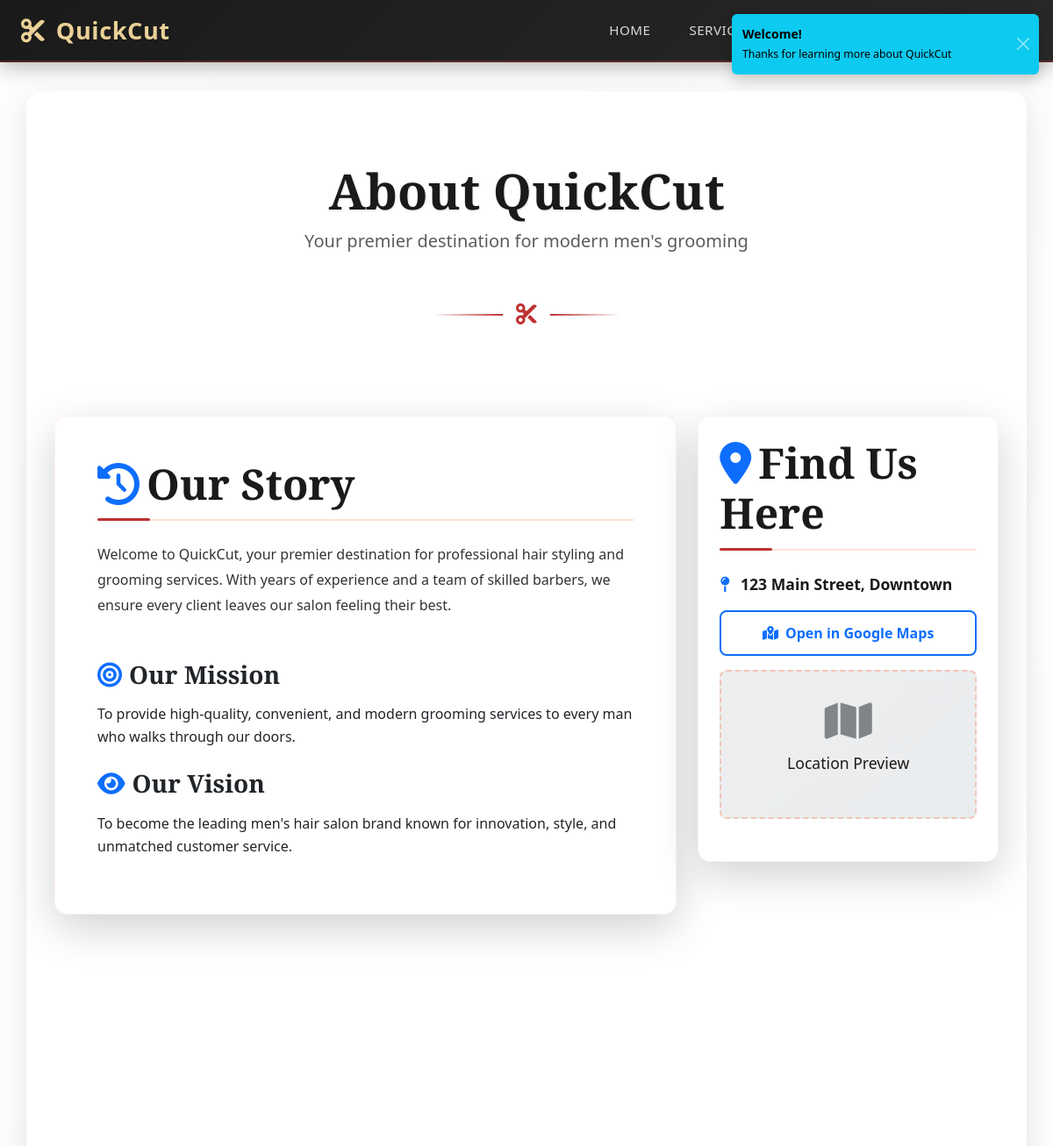
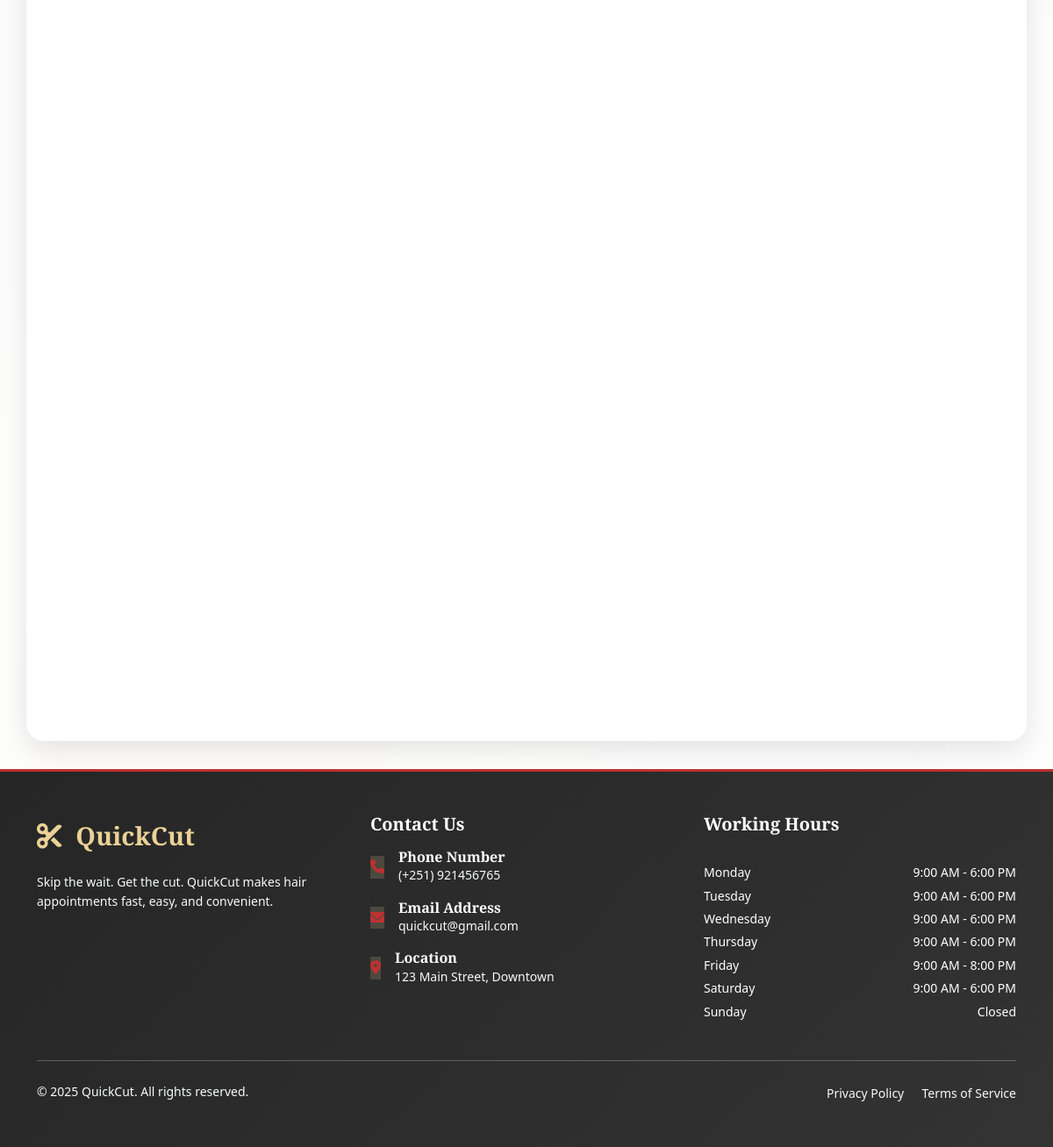
The page /aboutus.php on the database its author committed (2 pictures, top to bottom).
### tables this page shows
CREATE TABLE `salon_settings` (
  `id` INT AUTO_INCREMENT PRIMARY KEY COMMENT 'Unique settings identifier',
  `salon_name` VARCHAR(255) NOT NULL COMMENT 'Name of the salon',
  `tagline` VARCHAR(255) DEFAULT NULL COMMENT 'Salon tagline',
  `address` TEXT DEFAULT NULL COMMENT 'Physical address of the salon',
  `phone` VARCHAR(50) DEFAULT NULL COMMENT 'Contact phone number',
  `email` VARCHAR(255) DEFAULT NULL COMMENT 'Contact email address',
  `facebook_link` VARCHAR(255) DEFAULT NULL COMMENT 'Facebook profile link',
  `instagram_link` VARCHAR(255) DEFAULT NULL COMMENT 'Instagram profile link',
  `telegram_link` VARCHAR(255) DEFAULT NULL COMMENT 'Telegram channel link',
  `map_link` TEXT DEFAULT NULL COMMENT 'Google Maps URL/embed link',
  `logo` VARCHAR(255) DEFAULT NULL COMMENT 'Path to salon logo image',
  `created_at` TIMESTAMP DEFAULT CURRENT_TIMESTAMP COMMENT 'Creation time',
  `updated_at` TIMESTAMP DEFAULT CURRENT_TIMESTAMP ON UPDATE CURRENT_TIMESTAMP COMMENT 'Last update time'
);

CREATE TABLE `about_content` (
  `id` INT AUTO_INCREMENT PRIMARY KEY COMMENT 'Unique content identifier',
  `about_title` VARCHAR(255) NOT NULL DEFAULT 'About QuickCut' COMMENT 'About section title',
  `about_description` TEXT DEFAULT NULL COMMENT 'About section description',
  `story` TEXT DEFAULT NULL COMMENT 'Salon history/story text',
  `mission` TEXT DEFAULT NULL COMMENT 'Salon mission text',
  `vision` TEXT DEFAULT NULL COMMENT 'Salon vision text',
  `about_image` VARCHAR(255) DEFAULT NULL COMMENT 'About section image path',
  `content` LONGTEXT DEFAULT NULL COMMENT 'Legacy/about page HTML content',
  `created_at` TIMESTAMP DEFAULT CURRENT_TIMESTAMP COMMENT 'Content creation time',
  `updated_at` TIMESTAMP DEFAULT CURRENT_TIMESTAMP ON UPDATE CURRENT_TIMESTAMP COMMENT 'Last update time'
);

CREATE TABLE `working_hours` (
  `id` INT AUTO_INCREMENT PRIMARY KEY COMMENT 'Unique record identifier',
  `day_of_week` VARCHAR(20) NOT NULL UNIQUE COMMENT 'Day of week (Monday-Sunday)',
  `open_time` TIME NOT NULL DEFAULT '09:00:00' COMMENT 'Opening time (HH:MM:SS)',
  `close_time` TIME NOT NULL DEFAULT '18:00:00' COMMENT 'Closing time (HH:MM:SS)',
  `is_closed` TINYINT(1) DEFAULT 0 COMMENT 'Is salon closed on this day',
  `created_at` TIMESTAMP DEFAULT CURRENT_TIMESTAMP COMMENT 'Record creation time',
  `updated_at` TIMESTAMP DEFAULT CURRENT_TIMESTAMP ON UPDATE CURRENT_TIMESTAMP COMMENT 'Last update time',
  INDEX `idx_day_of_week` (`day_of_week`)
);

### aboutus.php (the view, shortened to what the rows shown need)
<?php
require_once 'includes/db.php';
try {
    $stmt = $pdo->query("SELECT * FROM about_content LIMIT 1");
    $about_content = $stmt->fetch();
} catch (PDOException $e) {
    $about_content = null;
}
?>
<?php include 'includes/header.php'; ?>
    <link rel="stylesheet" href="assets/css/aboutus.css">
    <main class="container mt-5 pt-5" id="about-main">
        <div class="page-header text-center mb-5" id="page-header">
            <h1 class="display-4 fw-bold" id="page-title"><?php echo htmlspecialchars($about_content['about_title'] ?? 'About QuickCut'); ?></h1>
            <p class="lead text-muted" id="page-subtitle"><?php echo htmlspecialchars($about_content['about_description'] ?? 'Your premier destination for modern men\'s grooming'); ?></p>
            <div class="header-divider" id="header-divider">
                <i class="fas fa-scissors"></i>
            </div>
        </div>
        <div class="row">
            <div class="col-lg-8 mb-5 mb-lg-0" id="left-column">
                <div class="card login-card shadow-lg mb-5" id="our-story-card">
                    <div class="card-body p-4 p-md-5">
                        <h2 class="fw-bold mb-4 section-title" id="our-story-title">
                            <i class="fas fa-history me-2 text-primary"></i>Our Story
                        </h2>
                        <div class="our-story-content" id="our-story-content">
                            <p class="mb-4">
                                <?php echo nl2br(htmlspecialchars($about_content['story'] ?? 'QuickCut was founded with a simple mission...')); ?>
                            </p>
                        </div>
                        <?php if (!empty($about_content['mission'])): ?>
                        <div class="mission-vision mt-5">
                            <h3 class="fw-bold mb-3"><i class="fas fa-bullseye me-2 text-primary"></i>Our Mission</h3>
                            <p><?php echo nl2br(htmlspecialchars($about_content['mission'])); ?></p>
                        </div>
                        <?php endif; ?>
                        <?php if (!empty($about_content['vision'])): ?>
                        <div class="mission-vision mt-4">
                            <h3 class="fw-bold mb-3"><i class="fas fa-eye me-2 text-primary"></i>Our Vision</h3>
                            <p><?php echo nl2br(htmlspecialchars($about_content['vision'])); ?></p>
                        </div>
                        <?php endif; ?>
                    </div>
                </div>
            </div>
            <div class="col-lg-4" id="right-column">
                <div class="card login-card shadow-lg mb-4" id="location-card">
                    <div class="card-body p-4">
                        <div class="location-info mb-4" id="location-info">
                            <p class="mb-3" id="location-address">
                                <i class="fas fa-map-pin me-2 text-primary"></i>
                                <strong id="address-text"><?php echo htmlspecialchars($salon_settings['address'] ?? '123 Main Street, Downtown'); ?></strong>
                            </p>
                        </div>
                    </div>
                </div>
            </div>
        </div>
    </main>
<?php include 'includes/footer.php'; ?>
</body>
</html>

### includes/header.php (shortened to what the rows shown need)
<?php
require_once __DIR__ . '/db.php';
try {
    $stmt = $pdo->query("SELECT * FROM salon_settings LIMIT 1");
    $salon_settings = $stmt->fetch();
} catch (PDOException $e) {
    $salon_settings = null;
}
$salon_name = $salon_settings['salon_name'] ?? 'QuickCut';
$salon_logo = $salon_settings['logo'] ?? '';
?>
<!DOCTYPE html>
<html lang="en">
<head>
    <link href="https://cdn.jsdelivr.net/npm/bootstrap@5.3.0/dist/css/bootstrap.min.css" rel="stylesheet">
    <link rel="stylesheet" href="https://cdnjs.cloudflare.com/ajax/libs/font-awesome/6.0.0/css/all.min.css">
    <link rel="stylesheet" href="<?php echo BASE_URL; ?>assets/css/home.css">
    <link rel="stylesheet" href="<?php echo BASE_URL; ?>assets/css/theme.css">
    <link rel="stylesheet" href="<?php echo BASE_URL; ?>assets/css/navbar.css">
    <link rel="stylesheet" href="<?php echo BASE_URL; ?>assets/css/animations.css">
    <link rel="stylesheet" href="<?php echo BASE_URL; ?>assets/css/notifications.css">
    <link href="https://unpkg.com/aos@2.3.1/dist/aos.css" rel="stylesheet">
</head>
<body id="main-body">
    <nav class="navbar navbar-expand-lg navbar-dark fixed-top" id="main-nav">
        <div class="container">
            <a class="navbar-brand logo" href="<?php echo BASE_URL; ?>welcome.php" id="logo">
                <?php if ($salon_logo): ?>
                    <img src="<?php echo BASE_URL . $salon_logo; ?>" alt="<?php echo htmlspecialchars($salon_name); ?>" height="40" class="me-2">
                <?php else: ?>
                    <i class="fas fa-cut me-2"></i>
                <?php endif; ?>
                <?php echo htmlspecialchars($salon_name); ?>
            </a>
            <div class="collapse navbar-collapse" id="navbarNav">
                <ul class="navbar-nav ms-auto align-items-center">
                </ul>
            </div>
        </div>
    </nav>

### includes/footer.php (shortened to what the rows shown need)
<?php
$stmt = $pdo->query("SELECT * FROM working_hours ORDER BY FIELD(day_of_week, 'Monday', 'Tuesday', 'Wednesday', 'Thursday', 'Friday', 'Saturday', 'Sunday')");
$working_hours = $stmt->fetchAll();
?>
    <footer class="footer-section" id="footer">
        <div class="container py-5">
            <div class="row">
                <div class="col-lg-4 mb-4 mb-lg-0">
                    <h4 class="fw-bold mb-3 logo" id="footer-logo">
                        <?php if ($salon_logo): ?>
                            <img src="<?php echo BASE_URL . $salon_logo; ?>" alt="<?php echo htmlspecialchars($salon_name); ?>" height="30" class="me-2">
                        <?php else: ?>
                            <i class="fas fa-cut me-2"></i>
                        <?php endif; ?>
                        <?php echo htmlspecialchars($salon_name); ?>
                    </h4>
                    <p class="text-light small mb-3" id="footer-description">
                        <?php echo htmlspecialchars($salon_settings['tagline'] ?? 'Skip the wait. Get the cut. QuickCut makes hair appointments fast, easy, and convenient.'); ?>
                    </p>
                </div>
                <div class="col-lg-4 mb-4 mb-lg-0">
                    <ul class="list-unstyled">
                        <li class="mb-3">
                            <div class="d-flex align-items-center">
                                <div class="ms-3">
                                    <h6 class="fw-bold mb-0">Phone Number</h6>
                                    <p class="text-light small mb-0"><?php echo htmlspecialchars($salon_settings['phone'] ?? '(+251) 921456765'); ?></p>
                                </div>
                            </div>
                        </li>
                        <li class="mb-3">
                            <div class="d-flex align-items-center">
                                <div class="ms-3">
                                    <h6 class="fw-bold mb-0">Email Address</h6>
                                    <p class="text-light small mb-0"><?php echo htmlspecialchars($salon_settings['email'] ?? 'quickcut@gmail.com'); ?></p>
                                </div>
                            </div>
                        </li>
                        <li>
                            <div class="d-flex align-items-center">
                                <div class="ms-3">
                                    <h6 class="fw-bold mb-0">Location</h6>
                                    <p class="text-light small mb-0"><?php echo htmlspecialchars($salon_settings['address'] ?? '123 Main Street, Downtown'); ?></p>
                                </div>
                            </div>
                        </li>
                    </ul>
                </div>
                <div class="col-lg-4">
                    <div class="hours-list" id="hours-list">
                        <?php foreach ($working_hours as $row):
                            $time_range = $row['is_closed'] ? 'Closed' : date("g:i A", strtotime($row['open_time'])) . " - " . date("g:i A", strtotime($row['close_time']));
                        ?>
                        <div class="hour-item d-flex justify-content-between mb-1">
                            <span class="small"><?php echo $row['day_of_week']; ?></span>
                            <span class="small"><?php echo $time_range; ?></span>
                        </div>
                        <?php endforeach; ?>
                    </div>
                </div>
            </div>
        </div>
    </footer>
</body>
</html>

### rows shown on the page
salon_settings: salon_name "QuickCut", address "123 Main Street, Downtown", tagline "Skip the wait. Get the cut. QuickCut makes hair appointments fast, easy, and convenient.", phone "(+251) 921456765", email "quickcut@gmail.com"
about_content: about_title "About QuickCut", about_description "Your premier destination for modern men's grooming", story "Welcome to QuickCut, your premier destination for professional hair styling and grooming services. With years of experience and a team of skilled barbers, we ensure every client leaves our salon feeling their best.", mission "To provide high-quality, convenient, and modern grooming services to every man who walks through our doors.", vision "To become the leading men's hair salon brand known for innovation, style, and unmatched customer service."
working_hours: day_of_week "Monday", time_range "9:00 AM - 6:00 PM"
working_hours: day_of_week "Tuesday", time_range "9:00 AM - 6:00 PM"
working_hours: day_of_week "Wednesday", time_range "9:00 AM - 6:00 PM"
working_hours: day_of_week "Thursday", time_range "9:00 AM - 6:00 PM"
working_hours: day_of_week "Friday", time_range "9:00 AM - 8:00 PM"
working_hours: day_of_week "Saturday", time_range "9:00 AM - 6:00 PM"
working_hours: day_of_week "Sunday", is_closed "Closed"
